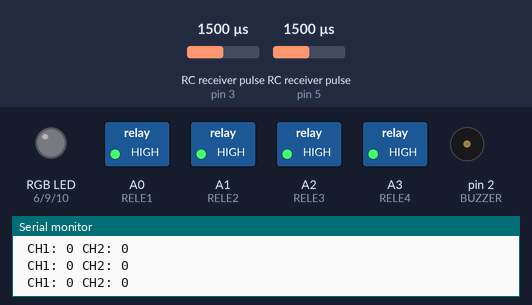
Bench run of a sketch on a simulated Arduino Pro Mini, built with avr-gcc and run on an emulated ATmega328P. Shown: switched loads named in the sketch (green lamp = pin HIGH), an RGB LED mixed from three pins (HIGH = lit), buzzer (waves = sounding, pin HIGH), the last lines printed to the serial monitor. Wiring (inferred from the names in the program): 2 × RC receiver channel: data pin 3 / data pin 5. Inputs (shaded band) come from the test bench; at power-on: RC receiver pulse (sensors on pin 3, pin 5) 1500 µs.

Above: at 1.2 s.
1.3 s: RC receiver pulse (sensor on pin 3) set to 1444 µs
2.8 s: RC receiver pulse (sensor on pin 3) set to 1420 µs
At 4.1 s:
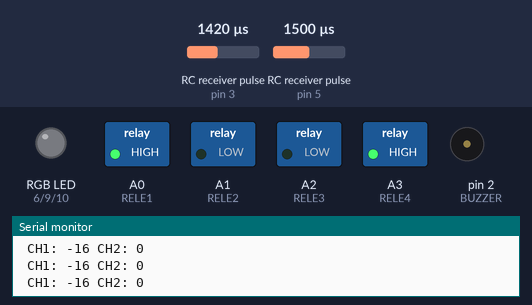
4.5 s: RC receiver pulse (sensor on pin 5) set to 1106 µs
7.5 s: RC receiver pulse (sensor on pin 5) set to 1088 µs
At 8.7 s:
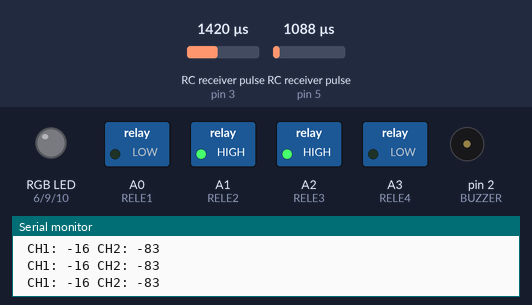
9.0 s: RC receiver pulse (sensor on pin 5) set to 1250 µs
At 10.6 s:
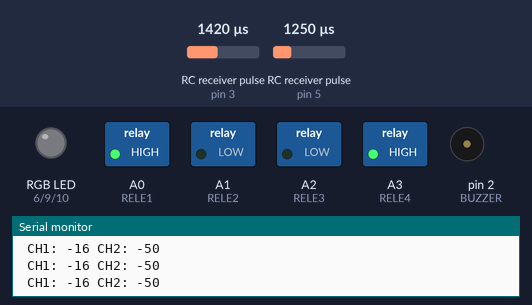
12.0 s: RC receiver pulse (sensor on pin 3) set to 1980 µs
At 13.0 s:
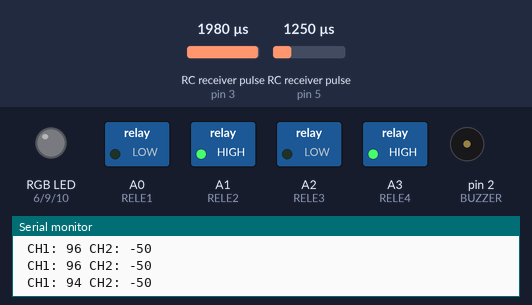
Timing chart, 0 to 14.5 s (numbered marks = the images above; inputs shaded):
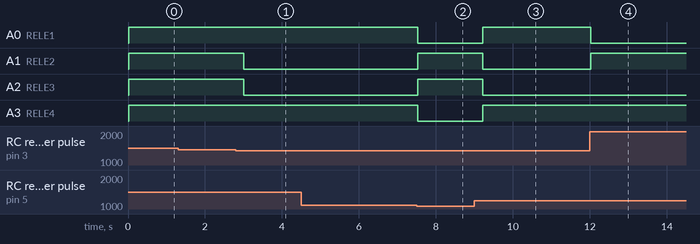

The sketch:

Aspirador.ino
```cpp
/*

    Aspirador de pó com Arduino Pro Mini

    Código feito com carinho por Flávio Pavim
    Vídeo sobre o aspirador: https://youtube........ EM BREVE

    -------------------------------------------------------------------

    Pra usar o Rádio Controle no Arduino, é necessário usar portas PWM
    No Arduino Pró Mini 5v as portas PWM's são 3,5,6,9,10,11

    Portas utilizadas nesse projeto:

        Rádio Controle:                  3 e 5

        Relês que controlam os motores
        (ponte H com relê):              A0, A1, A2 e A3

        Sensor de piso da esquerda:      A4
        Sensor de piso da frente:        A5
        Sensor de piso da direita:       A6

        Sensor de batida:                A7

        Led RGB:                         6, 9 e 10
        Buzzer:                          2

        Ultrasonic: ????????             8 e 7
        Servo:      ????????             4

        Sobram as portas:                11, 12 e 13

*/

/******************************************************************************/

#include "Ultrasonic.h" //Incluir a biblioteca do Ultrasonic

/******************************************************************************/
/******************************************************************************/
/******************************************************************************/

/*

    Portas

*/

//Portas do sensor ultrasônico
//'TRIGGER' envia, 'ECHO' recebe
#define ECHO 8
#define TRIGGER 7

//sensores de piso
#define LEFT  A4
#define FRONT A5
#define RIGHT A6

//sensor de batida
#define BEAT  A7

#define SERVO 4

//relês - Ponte H
//pra definir movimentos do aspirador:
//  parado, frente, trás, esquerda, direita
#define RELE1 A0
#define RELE2 A1
#define RELE3 A2
#define RELE4 A3

//portas no Arduino que vai os canais do Rádio Controle
#define CH1 3
#define CH2 5

//portas dos leds
#define R 6
#define G 9
#define B 10

//buzzer
#define BUZZER 2

/******************************************************************************/
/******************************************************************************/
/******************************************************************************/

/*

    Inicializa dispositivos e portas

*/

//Inicializa ultrasonic
Ultrasonic ultrasonic(TRIGGER,ECHO);

//Inicializa as portas
void setup() {

    Serial.begin(9600); //Inicializa o serial monitor

    //Ultrasonic
    pinMode(ECHO, INPUT); //pino de entrada
    pinMode(TRIGGER, OUTPUT); //pino de saída

    //Sensores de piso
    pinMode(LEFT,INPUT);
    pinMode(FRONT,INPUT);
    pinMode(RIGHT,INPUT);

    //Sensor de batida
    pinMode(BEAT,INPUT);

    //Servo do Ultrasonic
    pinMode(SERVO,INPUT);

    //Ponte H
    pinMode(A0,OUTPUT); //relê 1
    pinMode(A1,OUTPUT); //relê 2
    pinMode(A2,OUTPUT); //relê 3
    pinMode(A3,OUTPUT); //relê 4

    //pinMode(A5,OUTPUT); //relê de velocidade

    //Rádio Controle
    pinMode(CH1, INPUT); //1º canal do rádio controle
    pinMode(CH2, INPUT); //2º canal do rádio controle

    //Led RGB
    pinMode(R,OUTPUT);
    pinMode(G,OUTPUT);
    pinMode(B,OUTPUT);

    //Buzzer
    pinMode(BUZZER,OUTPUT);

}

/******************************************************************************/
/******************************************************************************/
/******************************************************************************/

/*

    Sensores e entradas

*/

int distance=0; //Distância do obstáculo no Ultrasonic

void loopUltrasonic(){
    //calcula a distância
    digitalWrite(TRIGGER, LOW); //SETA O PINO 6 COM UM PULSO BAIXO "LOW"
    delayMicroseconds(2); //INTERVALO DE 2 MICROSSEGUNDOS
    digitalWrite(TRIGGER, HIGH); //SETA O PINO 6 COM PULSO ALTO "HIGH"
    delayMicroseconds(10); //INTERVALO DE 10 MICROSSEGUNDOS
    digitalWrite(TRIGGER, LOW); //SETA O PINO 6 COM PULSO BAIXO "LOW" NOVAMENTE
    distance = (ultrasonic.Ranging(CM)); //VARIÁVEL GLOBAL RECEBE O VALOR DA DISTÂNCIA MEDIDA
    delay(500); //INTERVALO DE 500 MILISSEGUNDOS
}

//função pra ler os dados do Rádio Controle
int readChannel(int channelInput, int minLimit, int maxLimit, int defaultValue){
  int ch = pulseIn(channelInput, HIGH, 30000);
  if (ch < 100) return defaultValue;
  return map(ch, 1000, 2000, minLimit, maxLimit);
}

/******************************************************************************/
/******************************************************************************/
/******************************************************************************/

/*

    Atuadores e saídas

*/

//parar o aspirador
void stop() {
  digitalWrite(RELE1, HIGH);
  digitalWrite(RELE2, HIGH);
  digitalWrite(RELE3, HIGH);
  digitalWrite(RELE4, HIGH);
}

//andar pra trás
void back() {
  digitalWrite(RELE1, HIGH);
  digitalWrite(RELE2, LOW);
  digitalWrite(RELE3, HIGH);
  digitalWrite(RELE4, LOW);
}

//andar pra frente
void front() {
  digitalWrite(RELE1, LOW);
  digitalWrite(RELE2, HIGH);
  digitalWrite(RELE3, LOW);
  digitalWrite(RELE4, HIGH);
}

//andar pra esquerda
void left() {
  digitalWrite(RELE1, HIGH);
  digitalWrite(RELE2, LOW);
  digitalWrite(RELE3, LOW);
  digitalWrite(RELE4, HIGH);
}

//andar pra direita
void right() {
  digitalWrite(RELE1, LOW);
  digitalWrite(RELE2, HIGH);
  digitalWrite(RELE3, HIGH);
  digitalWrite(RELE4, LOW);
}

//modo automático
//quando usar o rádio controle, ele seta como false
//se parar de usar por um tempo, seta como true
bool automatic=true;
//contador pro modo automático
int automatic_counter=0;

//tem sinal de rádio?
bool radio=false; //se pegar sinal, seta como true

//interruptor de batida
bool sensor_beat=false; //false = sem batida, true = bateu

//sensores de piso
bool sensor_left=true; //true = tem piso, false = não tem piso
bool sensor_front=true; //true = tem piso, false = não tem piso
bool sensor_right=true; //true = tem piso, false = não tem piso

//variáveis dos canais do rádio
int ch1Value, ch2Value;

void resetAuto() {
    radio=true;
    automatic=false;
    automatic_counter=0;
}

void loopRC() {

    //Lê os canais do rádio
    ch1Value = readChannel(CH1, -100, 100, 0); //pra frente, pra trás e parado
    ch2Value = readChannel(CH2, -100, 100, 0); //esquerda e direita

    //abaixo foi usado o canal 3 e 2 do rádio controle
    if (ch2Value>80) {
      //o carrinho vai pra esquerda
      resetAuto();
      left();
    } else if (ch2Value<-80) {
      //o carrinho vai pra direita
      resetAuto();
      right();
    } else if (ch1Value<15 && ch1Value>-15) {
      //o carrinho fica parado
      resetAuto();
      stop();
    } else if (ch1Value>80) {
      //vai pra frente
      resetAuto();
      front();
    } else if (ch1Value<-80) {
      //vai pra trás
      resetAuto();
      back();
    }

    //Plus: controle da velocidade
    //if (ch1Value<-70 || ch1Value>70 || ch2Value<-70 || ch2Value>70) {
      //se empurrar o botão até o máximo,
      //o carrinho liga o relê que aciona voltagem maior pra ele acelerar
    //  digitalWrite(A5, LOW);
    //} else {
      //quando o botão não está no máximo o carrinho anda mais devagar
    //  digitalWrite(A5, HIGH);
    //}

    Serial.print(" CH1: ");
    Serial.print(ch1Value);
    Serial.print(" CH2: ");
    Serial.println(ch2Value);
}

/******************************************************************************/
/******************************************************************************/
/******************************************************************************/

/*

    Funções pro modo automático

*/

void choose() {
    //escolhe o lado que vai
    if (sensor_left && sensor_right) {
        //se as laterais estiverem livres
        //vai pra direita ou esquerda
        left();
    } else if (sensor_left) {
        //se a esquerda estiver livre
        //vai pra esquerda
        left();
    } else if (sensor_right) {
        //se a direita estiver livre
        //vai pra direita
        right();
    } else {
        //laterais não estão livres
        //vai pra trás
        back();
    }
}

void loopAutomatic() {
    if (sensor_beat) {
        //se bater
        choose();
    } else {
        //aqui não bateu ainda
        if (!sensor_front) {
            //se não tiver piso à frente
            choose();
        } else if (!sensor_left && !sensor_right) {
            //se não tiver piso nas laterais
            front();
        } else if (sensor_left) {
            //se a esquerda estiver livre
            //vai pra esquerda
            left();
        } else if (sensor_right) {
            //se a direita estiver livre
            //vai pra direita
            right();
        }
    }
}

/******************************************************************************/
/******************************************************************************/
/******************************************************************************/

/*

    Funcionamento em loop

*/

void loop() {

    loopRC();

    automatic_counter++;
    if (automatic_counter>10) {
        automatic=true;
    }

    if (automatic) {
        loopAutomatic();
    }
}
```

Measured:
- the behaviour switches between 1429 and 1428 µs on RC receiver pulse (sensor on pin 3) (found by bisection; images 0 and 1)
- the behaviour switches between 1099 and 1098 µs on RC receiver pulse (sensor on pin 5) (found by bisection; images 1 and 2)
- after the input at 2.8 s, A1 (RELE2), A2 (RELE3): HIGH → LOW after 0.20 s
- after the input at 7.5 s, A0 (RELE1), A3 (RELE4): HIGH → LOW at once; A1 (RELE2), A2 (RELE3): LOW → HIGH at once
- after the input at 9.0 s, A0 (RELE1), A3 (RELE4): LOW → HIGH after 0.22 s; A1 (RELE2), A2 (RELE3): HIGH → LOW after 0.22 s
- after the input at 12.0 s, A0 (RELE1): HIGH → LOW at once; A1 (RELE2): LOW → HIGH at once
